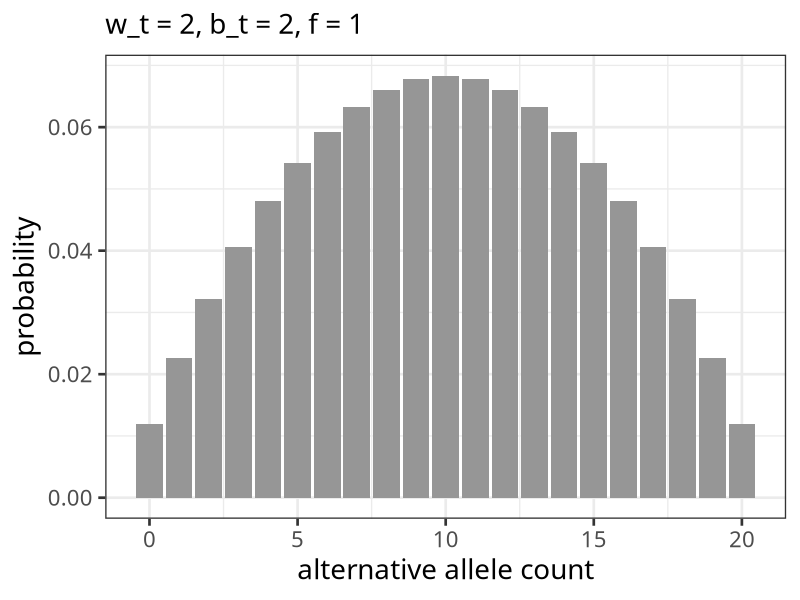
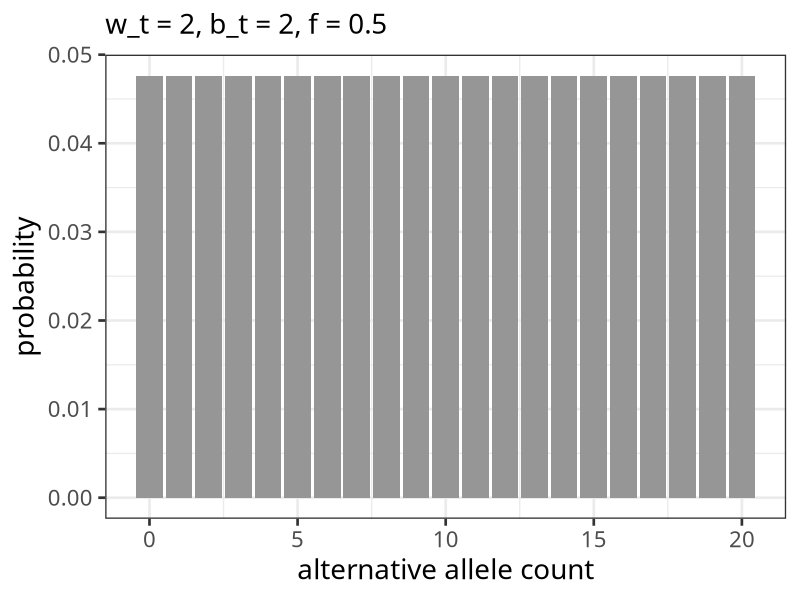
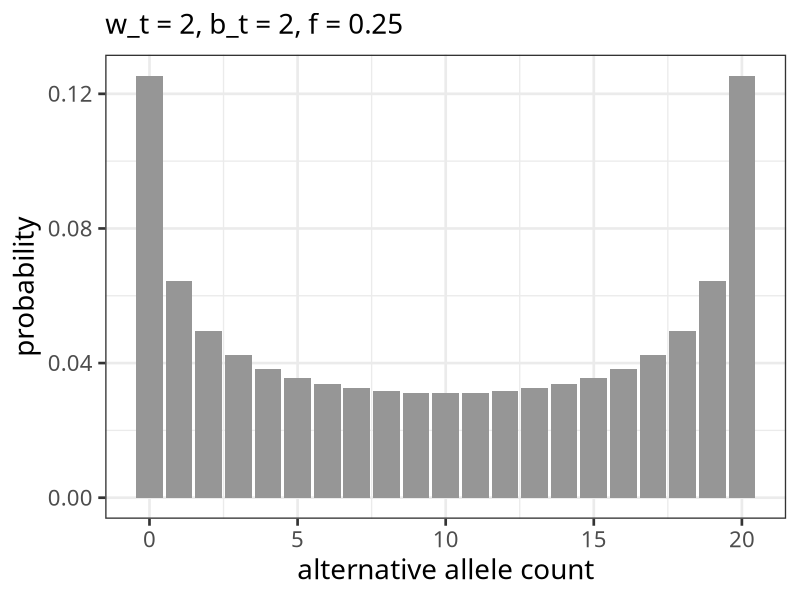
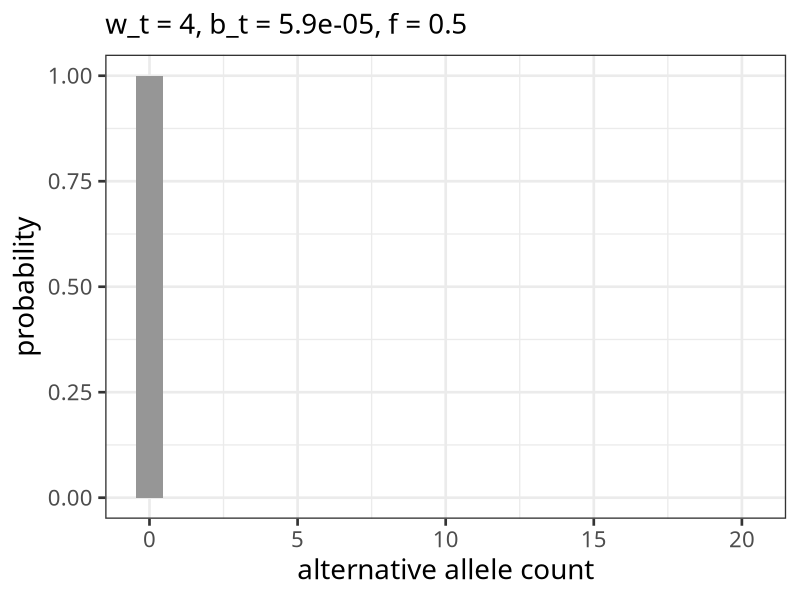
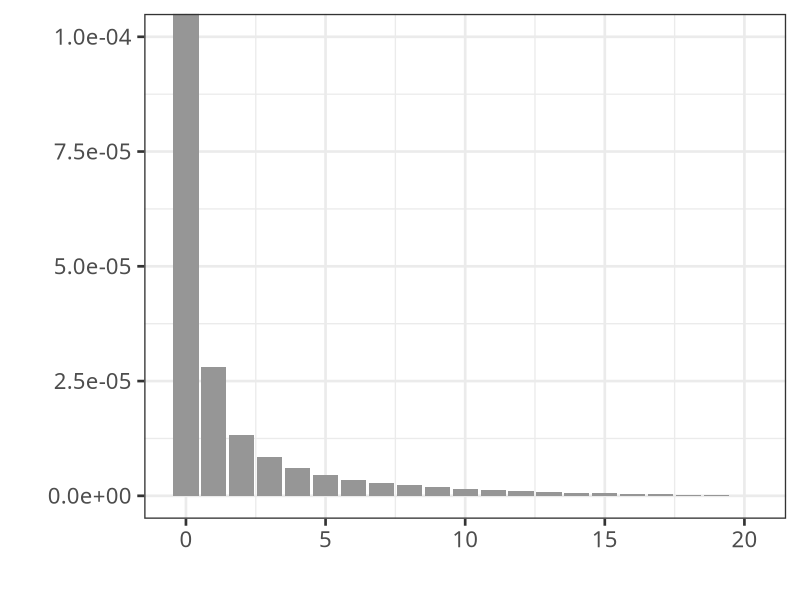
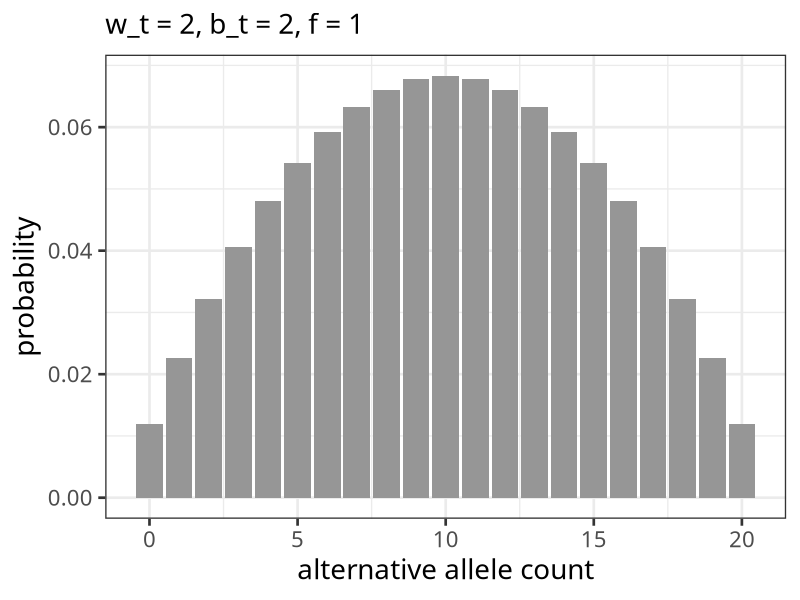
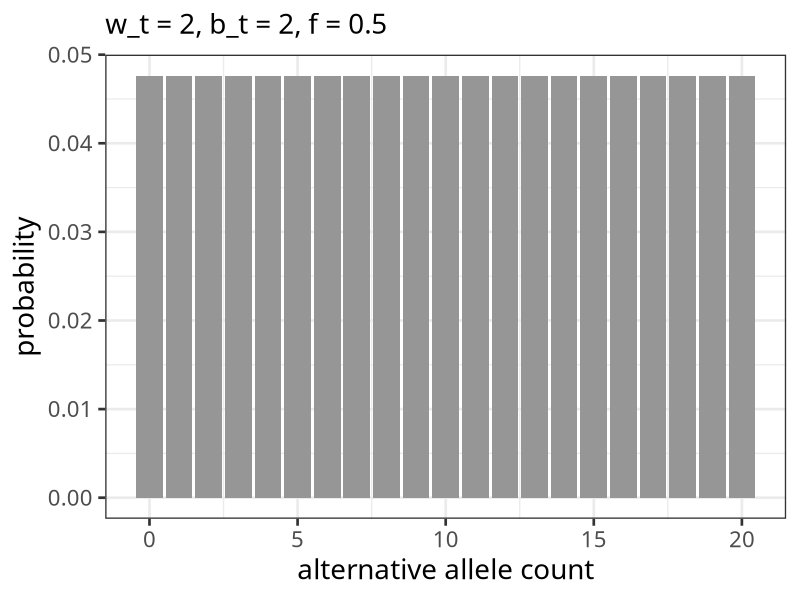
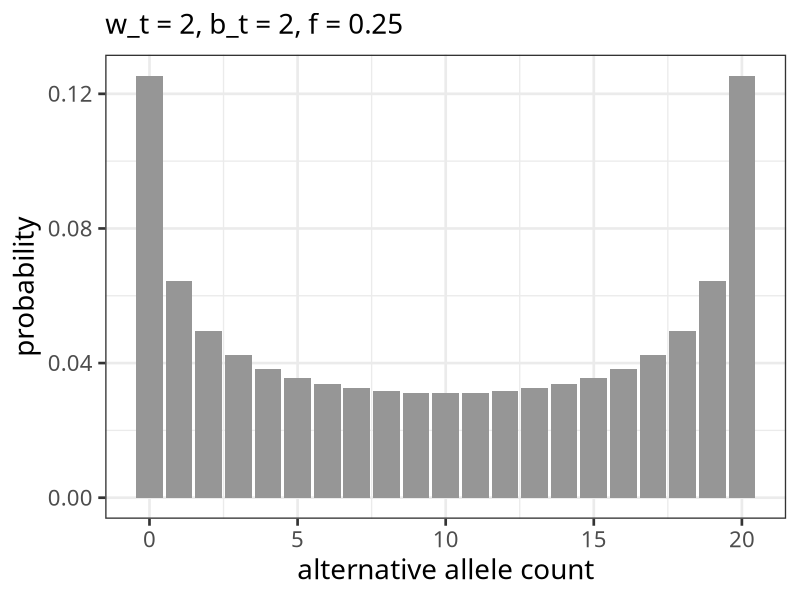

Generate these figures, in order, with R:
library(VGAM)
library(ggplot2)
library(stringr)
library(RColorBrewer)

dot_to_minus <- function(x) {
  str_replace(x, '\\.', '-')
}

plot_beta_binomial <- function(cov, white, black, shape_scale) {
  p <- ggplot(data.frame(x=c(0,cov)), aes(x)) +
    stat_function(fun=dbetabinom.ab, n = cov+1, args=list(size=cov, shape1 = shape_scale * black, shape2 = shape_scale * white),
      geom="bar", fill = brewer.pal(4, "Greys")[3]) +
    theme_bw(base_size = 20, base_family = "Helvetica-Narrow") +
    labs(
      x = "alternative allele count",
      y = "probability",
      subtitle = str_c("w_t = ", white, ", b_t = ", black, ", f = ", shape_scale)
    )
  print(p)
  ggsave(str_c("Beta_binom_cov-", cov,
               "_w-", dot_to_minus(white),
               "_b-", dot_to_minus(black),
               "_f-", dot_to_minus(shape_scale),
               ".pdf"), device = cairo_pdf, width=9, height=6)
}

cov <- 20

plot_beta_binomial(cov, 2, 2, 1)
plot_beta_binomial(cov, 2, 2, .5)
plot_beta_binomial(cov, 2, 2, .25)

black_error <- 0.00000295 * cov
white <- 4
scaling <- .5

plot_beta_binomial(cov, white, black_error, scaling)


ggplot(data.frame(x=c(0,cov)), aes(x)) +
  stat_function(fun=dbetabinom.ab, n = cov+1, args=list(size=cov, shape1 = scaling * black_error, shape2 = scaling * white),
    geom="bar", fill = brewer.pal(4, "Greys")[3]) +
  theme_bw(base_size = 20, base_family = "Helvetica-Narrow") +
  coord_cartesian(ylim = c(0,.0001) ) +
  labs(
    x = "",
    y = ""
  )
ggsave(str_c("Beta_binom_cov-", cov,
             "_w-", dot_to_minus(white),
             "_b-", dot_to_minus(black_error),
             "_f-", dot_to_minus(scaling),
             "_focus_tail.pdf"), device = cairo_pdf, width=9, height=6)
